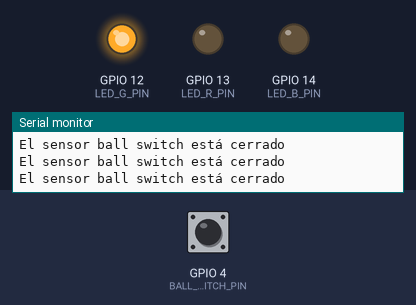
The sketch below on a simulated ESP32. Shown: output pins drawn as LEDs (lit = HIGH), the last lines printed to the serial monitor. The inputs (shaded band) are chosen by the test bench; at power-on: GPIO 4 (BALL_SWITCH_PIN) LOW.

Above: at 1.8 s.
1.9 s: GPIO 4 (BALL_SWITCH_PIN) pulled HIGH for 0.6 s
At 2.4 s:
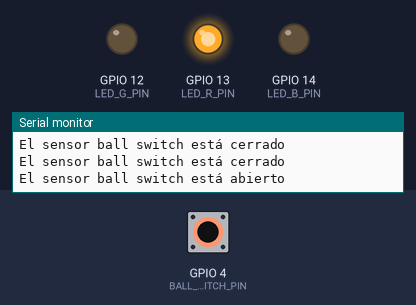
4.0 s: GPIO 4 (BALL_SWITCH_PIN) pulled HIGH for 3.2 s
At 8.3 s:
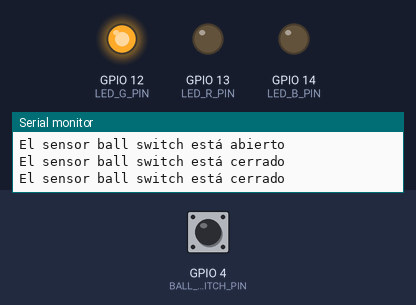
Timing chart, 0 to 9.8 s (numbered marks = the images above; inputs shaded):
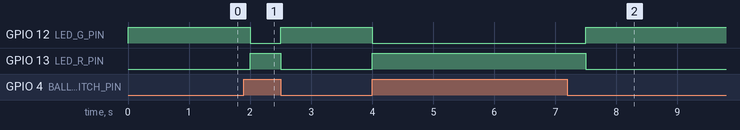

The sketch:

ballswitch.ino
```cpp
#include <esp32-hal-gpio.h>

#define LED_R_PIN 13
#define LED_G_PIN 12
#define LED_B_PIN 14

#define BALL_SWITCH_PIN 4

void setup() {
  pinMode(LED_R_PIN, OUTPUT);
  pinMode(LED_G_PIN, OUTPUT);
  pinMode(LED_B_PIN, OUTPUT);

  pinMode(BALL_SWITCH_PIN, INPUT);
  Serial.begin(9600);
}

void loop() {
 int ballSwitchState = digitalRead(BALL_SWITCH_PIN);
 if (ballSwitchState == HIGH) {
   digitalWrite(LED_R_PIN, HIGH);
   digitalWrite(LED_G_PIN, LOW);
   digitalWrite(LED_B_PIN, LOW);
   Serial.println("El sensor ball switch está abierto");
 }
 else {
   digitalWrite(LED_R_PIN, LOW);
   digitalWrite(LED_G_PIN, HIGH);
   digitalWrite(LED_B_PIN, LOW);
    Serial.println("El sensor ball switch está cerrado");
 }
 delay(500);
}
```

Measured:
- after the input at 1.9 s, GPIO 12 (LED_G_PIN): HIGH → LOW after 0.10 s, → HIGH 0.50 s later; GPIO 13 (LED_R_PIN): LOW → HIGH after 0.10 s, → LOW 0.50 s later
- after the input at 4.0 s, GPIO 12 (LED_G_PIN): HIGH → LOW at once, → HIGH 3.5 s later; GPIO 13 (LED_R_PIN): LOW → HIGH at once, → LOW 3.5 s later
